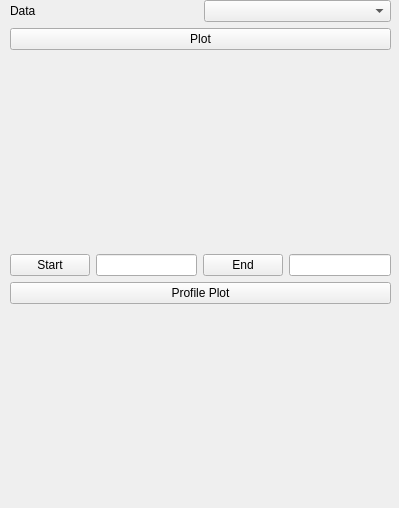
<?xml version="1.0" encoding="UTF-8"?>
<ui version="4.0">
 <class>HistogramView</class>
 <widget class="QWidget" name="HistogramView">
  <property name="geometry">
   <rect>
    <x>0</x>
    <y>0</y>
    <width>399</width>
    <height>508</height>
   </rect>
  </property>
  <property name="windowTitle">
   <string>Form</string>
  </property>
  <widget class="QWidget" name="verticalLayoutWidget">
   <property name="geometry">
    <rect>
     <x>10</x>
     <y>0</y>
     <width>381</width>
     <height>501</height>
    </rect>
   </property>
   <layout class="QVBoxLayout" name="verticalLayout">
    <item>
     <layout class="QHBoxLayout" name="horizontalLayout">
      <item>
       <widget class="QLabel" name="label">
        <property name="text">
         <string>Data</string>
        </property>
       </widget>
      </item>
      <item>
       <widget class="QmitkDataStorageComboBox" name="DataSelector"/>
      </item>
     </layout>
    </item>
    <item>
     <layout class="QHBoxLayout" name="horizontalLayout_2">
      <item>
       <widget class="QPushButton" name="PlotBtn">
        <property name="text">
         <string>Plot</string>
        </property>
       </widget>
      </item>
     </layout>
    </item>
    <item>
     <widget class="QwtPlot" name="HistogramPlot" native="true"/>
    </item>
    <item>
     <layout class="QHBoxLayout" name="horizontalLayout_3">
      <item>
       <widget class="QPushButton" name="StartPointBtn">
        <property name="text">
         <string>Start</string>
        </property>
       </widget>
      </item>
      <item>
       <widget class="QLineEdit" name="StartPointLE"/>
      </item>
      <item>
       <widget class="QPushButton" name="EndPointBtn">
        <property name="text">
         <string>End</string>
        </property>
       </widget>
      </item>
      <item>
       <widget class="QLineEdit" name="EndPointLE"/>
      </item>
     </layout>
    </item>
    <item>
     <layout class="QHBoxLayout" name="horizontalLayout_4">
      <item>
       <widget class="QPushButton" name="ProfilePlotBtn">
        <property name="text">
         <string>Profile Plot</string>
        </property>
       </widget>
      </item>
     </layout>
    </item>
    <item>
     <widget class="QwtPlot" name="ProfileHistogramPlot" native="true"/>
    </item>
   </layout>
  </widget>
 </widget>
 <customwidgets>
  <customwidget>
   <class>QwtPlot</class>
   <extends>QWidget</extends>
   <header>qwt_plot.h</header>
   <container>1</container>
  </customwidget>
  <customwidget>
   <class>QmitkDataStorageComboBox</class>
   <extends>QComboBox</extends>
   <header>QmitkDataStorageComboBox.h</header>
  </customwidget>
 </customwidgets>
 <resources/>
 <connections/>
</ui>
